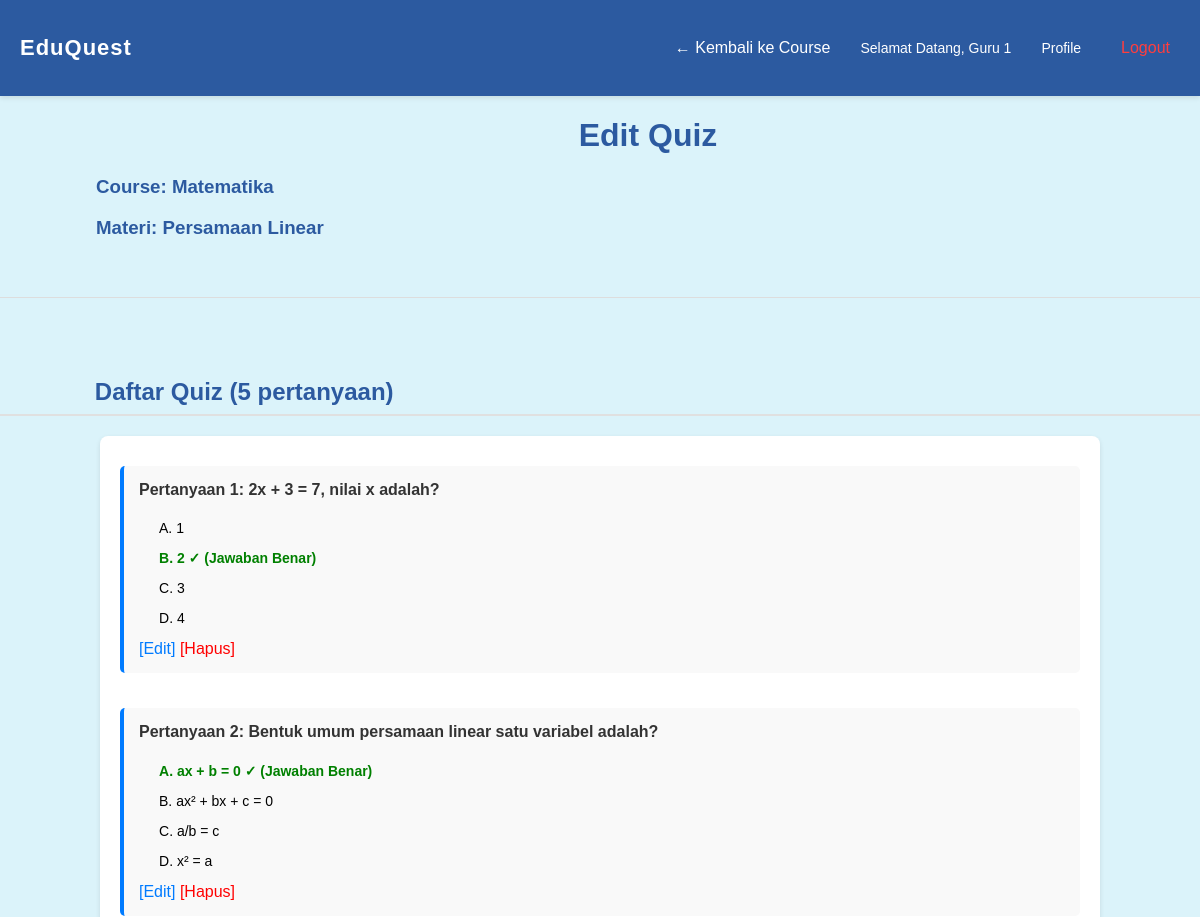
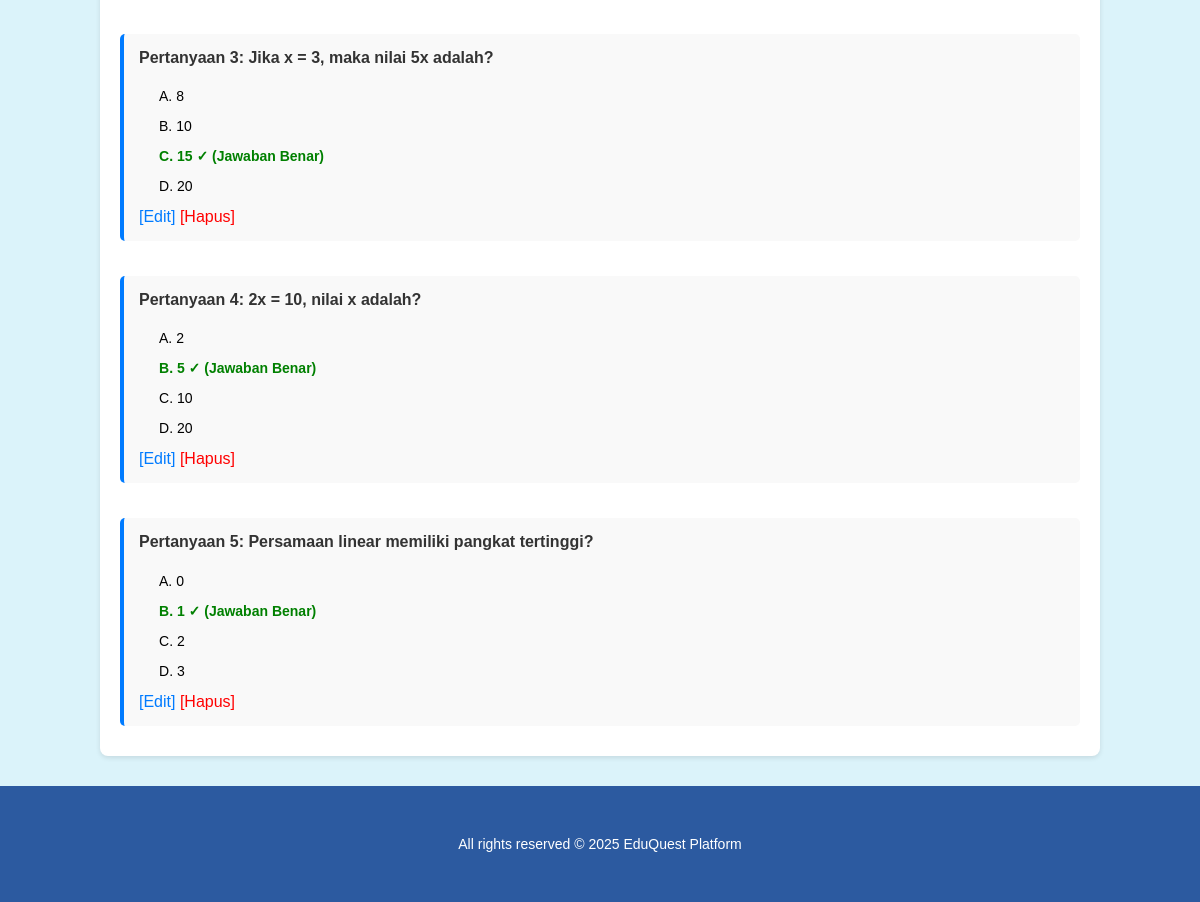
The app's page /edit_quiz.php?material_id=1 (signed in) with its own data (2 pictures, top to bottom).
### tables this page shows
CREATE TABLE `materials` (
  `material_id` int(11) NOT NULL,
  `course_id` int(11) DEFAULT NULL,
  `material_title` varchar(100) NOT NULL,
  `material_content` text DEFAULT NULL,
  `file_path` varchar(255) DEFAULT NULL,
  `file_name` varchar(255) DEFAULT NULL,
  `file_type` varchar(50) DEFAULT NULL,
  `level` int(11) NOT NULL
);

CREATE TABLE `courses` (
  `course_id` int(11) NOT NULL,
  `course_name` varchar(100) NOT NULL,
  `description` text DEFAULT NULL,
  `created_at` datetime DEFAULT current_timestamp(),
  `teacher_id` int(11) DEFAULT NULL,
  `teacher_name` varchar(100) DEFAULT NULL
);

CREATE TABLE `quizzes` (
  `quiz_id` int(11) NOT NULL,
  `material_id` int(11) DEFAULT NULL,
  `question` text NOT NULL,
  `option_a` varchar(255) DEFAULT NULL,
  `option_b` varchar(255) DEFAULT NULL,
  `option_c` varchar(255) DEFAULT NULL,
  `option_d` varchar(255) DEFAULT NULL,
  `correct_answer` enum('A','B','C','D') DEFAULT NULL
);

### edit_quiz.php (the view, shortened to what this page needs)
<?php
include 'db.php';
$teacher_id = $_SESSION['user_id'];
$material_id = $_GET['material_id'] ?? 0;
$verify = $conn->prepare("SELECT m.*, c.course_name, c.course_id
                          FROM materials m
                          JOIN courses c ON m.course_id = c.course_id
                          WHERE m.material_id = ? AND c.teacher_id = ?");
$verify->bind_param("ii", $material_id, $teacher_id);
$verify->execute();
$result = $verify->get_result();
$material = $result->fetch_assoc();
$quizzes = $conn->query("SELECT * FROM quizzes WHERE material_id = $material_id ORDER BY quiz_id");
?>
<!DOCTYPE html>
<html lang="id">
<head>
    <link rel="stylesheet" href="admin_dashboard.css">
</head>
<body>
    <header>
        <div class="container">
            <h1><a href="admin_dashboard.php" style="color:white;text-decoration:none;">EduQuest</a></h1>
            <nav>
                <a href="edit_course.php?course_id=<?= $material['course_id'] ?>">← Kembali ke Course</a>
                <p>Selamat Datang, <?= htmlspecialchars($_SESSION['full_name']) ?></p>
                <p><a href="admin_profile.php" class="prof" style="color: white; text-decoration: none;">Profile</a></p>
                <p><a href="logout.php" style="color:rgb(255, 62, 62);font-size:medium;">Logout</a></p>
            </nav>
        </div>
    </header>
    <div style="padding-left:8%;">
        <h1 style="text-align:center">Edit Quiz</h1>
        <h3>Course: <?= htmlspecialchars($material['course_name']) ?></h3>
        <h3>Materi: <?= htmlspecialchars($material['material_title']) ?></h3>
    </div>
    <hr>
    <h2>Daftar Quiz (<?= $quizzes->num_rows ?> pertanyaan)</h2>
    <div class="material-list">
        <?php
        if ($quizzes->num_rows == 0) {
            echo "<p>Belum ada quiz untuk materi ini. <a href='admin_dashboard.php#buat-quiz'>Buat quiz baru</a></p>";
        } else {
            $no = 1;
            while ($quiz = $quizzes->fetch_assoc()) {
                echo "<div class='quiz-item'>";
                echo "<h4>Pertanyaan $no: " . htmlspecialchars($quiz['question']) . "</h4>";
                echo "<div class='quiz-options'>";
                $options = ['A' => $quiz['option_a'], 'B' => $quiz['option_b']];
                if (!empty($quiz['option_c'])) $options['C'] = $quiz['option_c'];
                if (!empty($quiz['option_d'])) $options['D'] = $quiz['option_d'];
                foreach ($options as $key => $value) {
                    $class = ($key == $quiz['correct_answer']) ? 'correct-answer' : '';
                    echo "<p class='$class'>$key. " . htmlspecialchars($value);
                    if ($key == $quiz['correct_answer']) echo " ✓ (Jawaban Benar)";
                    echo "</p>";
                }
                echo "</div>";
                echo "<a href='edit_quiz.php?material_id=$material_id&edit_quiz_id={$quiz['quiz_id']}'>[Edit]</a> ";
                echo "<a href='?material_id=$material_id&delete_quiz={$quiz['quiz_id']}' onclick='return confirm(\"Yakin hapus quiz ini?\");' style='color: red;'>[Hapus]</a>";
                echo "</div>";
                $no++;
            }
        }
        ?>
    </div>
    <footer>
    </footer>
</body>
</html>

### admin_dashboard.css (style rules this page uses)
body { font-family: Arial, sans-serif; margin: 0; padding: 0; background: #dbf3fa; display: flex; flex-direction: column; min-height: 100vh; }
a { text-decoration: none; color: #007bff; }
header { background-color: #2c5aa0; padding: 15px 0; box-shadow: 0 2px 5px rgba(0,0,0,0.1); }
.container { display: flex; justify-content: space-between; align-items: center; color: white; margin: 10px 20px; }
.container h1 { color: white; font-size: 26px; font-weight: bold; letter-spacing: 1px; white-space: nowrap; }
.container nav { display: flex; align-items: center; gap: 20px; }
html { scroll-behavior: smooth; }
h1, h2, h3 { color: #2c5aa0; }
h2 { margin-top: 40px; border-bottom: 2px solid #e0e0e0; padding-bottom: 8px; padding-left: 7.9%; }
header { position: sticky; top: 0; z-index: 1000; }
.container h1 { margin: 0; font-size: 22px; }
.container nav a { color: white; font-weight: 500; padding: 6px 10px; border-radius: 4px; transition: background 0.2s ease; }
.container nav a { position: relative; }
.container nav a::after { content: ""; position: absolute; left: 10%; bottom: -6px; width: 0; height: 2px; background-color: white; transition: width 0.25s ease; }
.container nav p a::after { background-color: red; }
.container nav p .prof::after { background-color: rgb(255, 255, 255); }
hr { border: none; border-top: 1px solid #ddd; margin: 40px 0; }
.material-list { display: flex; flex-direction: column; gap: 15px; background-color: white; padding: 20px; border-radius: 8px; box-shadow: 0 2px 5px rgba(0,0,0,0.1); width: 80%; margin: auto; }
p { font-size: 14px; }

### edit_quiz.php (style rules this page uses)
.quiz-item { background: #f9f9f9; padding: 15px; margin: 10px 0; border-radius: 5px; border-left: 4px solid #007bff; }
.quiz-item h4 { margin-top: 0; color: #333; }
.quiz-options { margin: 10px 0; padding-left: 20px; }
.correct-answer { color: green; font-weight: bold; }

### records on screen
materials: course.course_name "Matematika", material_title "Persamaan Linear"
quizzes: question "2x + 3 = 7, nilai x adalah?", key "A", value "1", key "B", option_b "2", correct_answer "✓ (Jawaban Benar)", key "C", option_c "3", key "D", option_d "4"
quizzes: question "Bentuk umum persamaan linear satu variabel adalah?", key "A", option_a "ax + b = 0", correct_answer "✓ (Jawaban Benar)", key "B", option_b "ax² + bx + c = 0", key "C", option_c "a/b = c", key "D", option_d "x² = a"
quizzes: question "Jika x = 3, maka nilai 5x adalah?", key "A", option_a "8", key "B", option_b "10", key "C", option_c "15", correct_answer "✓ (Jawaban Benar)", key "D", option_d "20"
quizzes: question "2x = 10, nilai x adalah?", key "A", option_a "2", key "B", option_b "5", correct_answer "✓ (Jawaban Benar)", key "C", option_c "10", key "D", option_d "20"
quizzes: question "Persamaan linear memiliki pangkat tertinggi?", key "A", option_a "0", key "B", option_b "1", correct_answer "✓ (Jawaban Benar)", key "C", option_c "2", key "D", option_d "3"

### other values on screen
$_SESSION['full_name'] "Guru 1"
$quizzes->num_rows "5"
